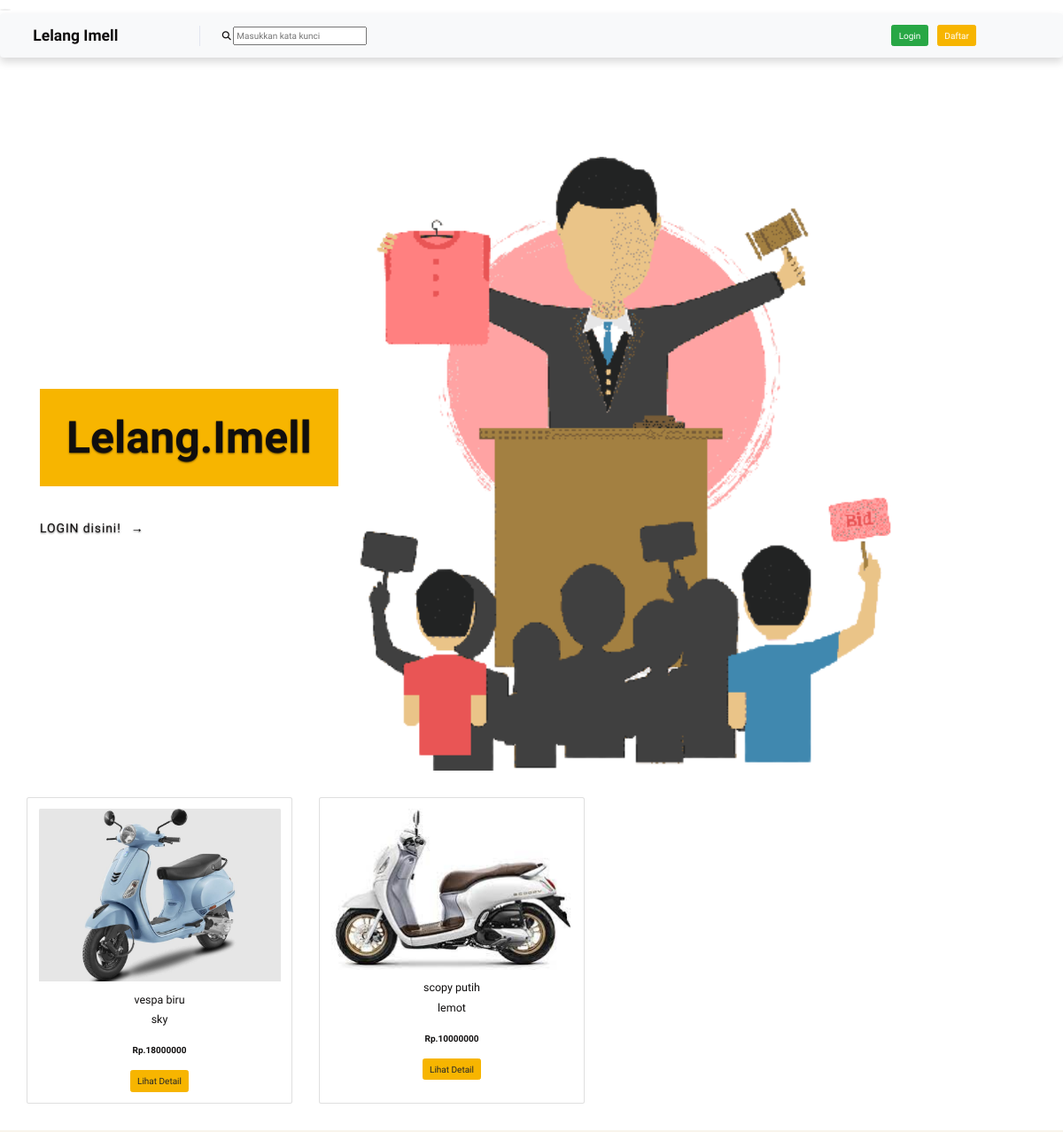
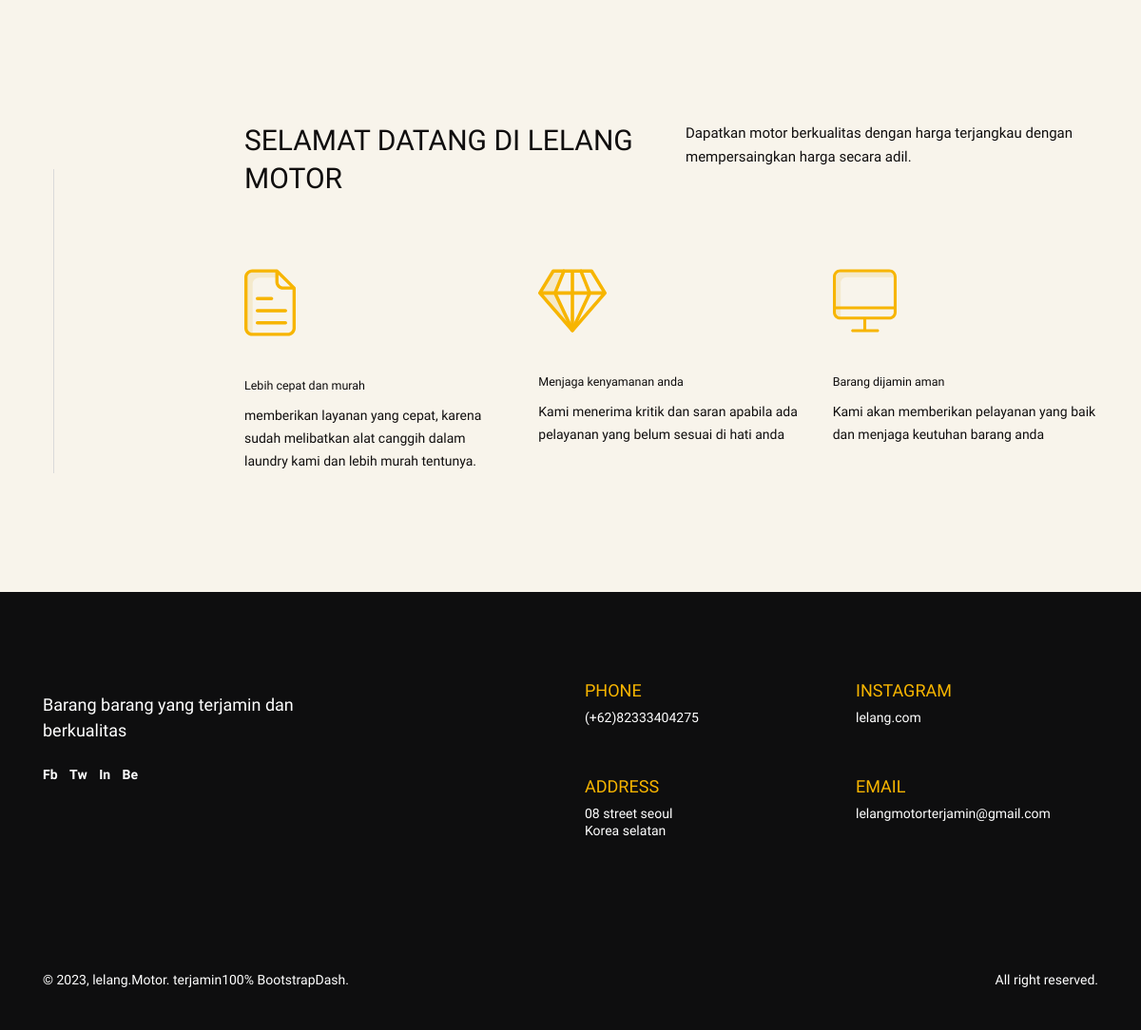
The page / on the database its author committed (2 pictures, top to bottom).
### tables this page shows
CREATE TABLE `tb_lelang` (
  `id_lelang` int(10) UNSIGNED NOT NULL,
  `id_barang` int(10) UNSIGNED NOT NULL,
  `tgl_lelang` datetime NOT NULL,
  `harga_akhir` int(20) UNSIGNED DEFAULT NULL,
  `id_petugas` int(10) UNSIGNED NOT NULL,
  `status` enum('dibuka','ditutup') NOT NULL,
  `pemenang` varchar(100) DEFAULT NULL
);

CREATE TABLE `tb_barang` (
  `id_barang` int(11) UNSIGNED NOT NULL,
  `nama_barang` varchar(25) NOT NULL,
  `gambar` varchar(255) NOT NULL,
  `tgl` date NOT NULL,
  `harga_awal` int(20) UNSIGNED NOT NULL,
  `deskripsi_barang` varchar(100) NOT NULL,
  `status_barang` tinyint(1) NOT NULL DEFAULT 0
);

### application/controllers/Auth.php (called while the page is built, shortened)
<?php
class Auth extends CI_Controller {
	public function __construct() {
		$this->load->model('masyarakat_model');
		$this->load->model('Barang_model');
	}
	public function index() {
		$data['auction'] = $this->Lelang_model->all();
		$this->load->view('templates_user/header', $data );
		$this->load->view('auth/auth', $data );
		$this->load->view('templates_user/footer');
	}
}

### index.php (called while the page is built, shortened)
<?php
require_once BASEPATH.'core/CodeIgniter.php';

### application/models/Lelang_model.php (called while the page is built, shortened)
<?php
class Lelang_model extends CI_Model
{
	public function all()
	{
		return $this->db->order_by('id_lelang', 'desc')
			->join('tb_barang', 'tb_barang.id_barang=tb_lelang.id_barang', 'inner')
			->join('tb_petugas', 'tb_petugas.id_petugas=.tb_lelang.id_petugas', 'inner')
			->get('tb_lelang')->result_object();
	}
}

### application/views/auth/auth.php (the view, shortened to what this page needs)
<!DOCTYPE html>
<html lang="en">
<head>
    <link rel="stylesheet" href="<?= base_url('landing/') ?>assets/vendors/animate.css/animate.min.css">
    <link rel="stylesheet" href="<?= base_url('landing/') ?>assets/vendors/slick-carousel/slick.css">
    <link rel="stylesheet" href="<?= base_url('landing/') ?>assets/vendors/slick-carousel/slick-theme.css">
    <link rel="stylesheet" href="<?= base_url('landing/') ?>assets/css/style.css">
</head>
<body>
    <header class="oleez-header">
        <nav class="navbar navbar-expand-lg navbar-light">
            <a class="navbar-brand" href="index.html"><img src="<?= base_url('landing/') ?>assets/images/" alt=""></a>
        </nav>
    </header>
    <main>
        <section>
            <div class="container wow fadeIn">
                <div id="oleezLandingCarousel" class="oleez-landing-carousel carousel slide" data-ride="carousel">
                    <div class="carousel-inner" role="listbox">
                        <div class="carousel-item active">
                            <img src="<?= base_url('landing/') ?>assets/images/lelang_imel1.png" alt="First slide" class="w-100">
                            <div class="carousel-caption">
                                <h2 data-animation="animated fadeInRight"><span>Lelang.Imell</span></h2>
                                <a href="<?= base_url('auth/login') ?>" class="carousel-item-link" data-animation="animated fadeInRight">LOGIN disini!</a>
                            </div>
                        </div>
                    </div>
                </div>
            </div>
        </section>
        <div class="container-fluid">
<div class="row text-center mt-5">
    <?php foreach ($auction as $auc) : ?>
        <?php if($auc->status == 'dibuka'): ?>
        <div class="card ml-5 mb-5" style="width: 30rem;">
            <div class="card-body">
            <img src="<?= base_url() . '/assets/images/barang/' . $auc->gambar ?>" class="card-img-top" alt="...">
            <div class="card-body">
                    <h5 class="card-title"><?= $auc->nama_barang; ?></h5>
                    <h5 class="card-title"><?= $auc->deskripsi_barang; ?></h5>
            </div>
            <strong>Rp.<?= $auc->harga_awal?></strong>
            <br><br>
            <a href="<?= base_url('petugas/auction/detail_barang/') . $auc->id_lelang; ?>" class="btn btn-primary">Lihat Detail</a>
        </div>
    </div>
         <?php endif; ?>
         <?php endforeach; ?>
</div>
</div>
        <section class="oleez-landing-section oleez-landing-section-about">
            <div class="container">
                <div class="oleez-landing-section-content">
                    <div class="row landing-about-content wow fadeInUp">
                        <div class="col-md-6">
                            <h2>SELAMAT DATANG DI LELANG MOTOR</h2>
                        </div>
                        <div class="col-md-6">
                            <p>Dapatkan motor berkualitas dengan harga terjangkau dengan mempersaingkan harga secara adil.</p>
                        </div>
                    </div>
                    <div class="row">
                        <div class="col-md-4 landing-about-feature wow fadeInUp">
                            <img src="<?= base_url('landing/') ?>assets/images/icon_1.svg" alt="document" class="about-feature-icon">
                            <h5 class="about-feature-title">Lebih cepat dan murah</h5>
                            <p class="about-feature-description"> memberikan layanan yang cepat, karena sudah melibatkan alat canggih dalam laundry kami dan lebih murah tentunya.</p>
                        </div>
                        <div class="col-md-4 landing-about-feature wow fadeInUp">
                            <img src="<?= base_url('landing/') ?>assets/images/icon_2.svg" alt="document" class="about-feature-icon">
                            <h5 class="about-feature-title">Menjaga kenyamanan anda</h5>
                            <p class="about-feature-description">Kami menerima kritik dan saran apabila ada pelayanan yang belum sesuai di hati anda</p>
                        </div>
                        <div class="col-md-4 landing-about-feature wow fadeInUp">
                            <img src="<?= base_url('landing/') ?>assets/images/icon_3.svg" alt="document" class="about-feature-icon">
                            <h5 class="about-feature-title">Barang dijamin aman</h5>
                            <p class="about-feature-description">Kami akan memberikan pelayanan yang baik dan menjaga keutuhan barang anda</p>
                        </div>
                    </div>
                </div>
            </div>
        </section>
    </main>
    <footer class="oleez-footer wow fadeInUp">
        <div class="container">
            <div class="footer-content">
                <div class="row">
                    <div class="col-md-6">
                        <p class="footer-intro-text">Barang barang yang terjamin dan berkualitas</p>
                        <nav class="footer-social-links">
                            <a href="#!">Fb</a>
                            <a href="#!">Tw</a>
                            <a href="#!">In</a>
                            <a href="#!">Be</a>
                        </nav>
                    </div>
                    <div class="col-md-6">
                        <div class="row">
                            <div class="col-md-6 footer-widget-text">
                                <h6 class="widget-title">PHONE</h6>
                                <p class="widget-content">(+62)82333404275</p>
                            </div>
                            <div class="col-md-6 footer-widget-text">
                                <h6 class="widget-title">INSTAGRAM</h6>
                                <p class="widget-content">lelang.com</p>
                            </div>
                            <div class="col-md-6 footer-widget-text">
                                <h6 class="widget-title">ADDRESS</h6>
                                <p class="widget-content">08 street seoul <br> Korea selatan</p>
                            </div>
                            <div class="col-md-6 footer-widget-text">
                                <h6 class="widget-title">EMAIL</h6>
                                <p class="widget-content">lelangmotorterjamin@gmail.com</P>
                            </div>
                        </div>
                    </div>
                </div>
            </div>
            <div class="footer-text">
                <p class="mb-md-0">©  2023, lelang.Motor. terjamin100% <a href="https://www.bootstrapdash.com" target="_blank" rel="noopener noreferrer" class="text-reset">BootstrapDash</a>.</p>
                <p class="mb-0">All right reserved.</p>
            </div>
        </div>
    </footer>
</body>
</html>

### rows shown on the page
tb_lelang: id_barang.gambar (picture), id_barang.nama_barang "vespa biru", id_barang.deskripsi_barang "sky", id_barang.harga_awal "18000000"
tb_lelang: id_barang.gambar (picture), id_barang.nama_barang "scopy putih", id_barang.deskripsi_barang "lemot", id_barang.harga_awal "10000000"
